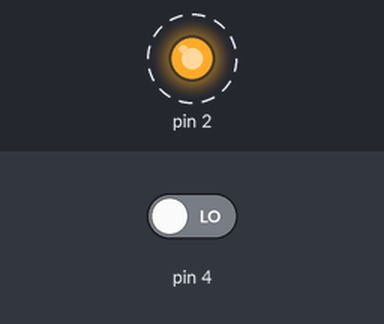
A sketch run on a simulated Arduino Uno, built with avr-gcc and run on an emulated ATmega328P. Parts: output pins drawn as LEDs (lit = HIGH). Dashed ring = blinking. Inputs (shaded band) come from the test bench; at power-on: pin 4 LOW. What the sketch prints to the serial monitor is not drawn.

Above: at 0.5 s.
Timing chart, 0 to 4.6 s (numbered marks = the images above):
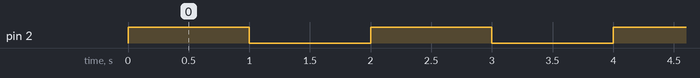

The sketch:

blink.ino
```cpp
void setup() {
  // Define o pino 13 como saida
  pinMode(2, OUTPUT);
  Serial.begin(115200);
}

void loop() {
  digitalWrite(2, HIGH);   // Acende o Led
  delay(1000);              // Aguarda 1 segundo
  Serial.println(digitalRead(4));
  digitalWrite(2, LOW);    // Apaga o Led
  delay(1000);              // Aguarda 1 segundo
  Serial.println(digitalRead(4));
}
```

Measured:
- by itself, pin 2: alternates HIGH for 1.0 s and LOW for 1.0 s
